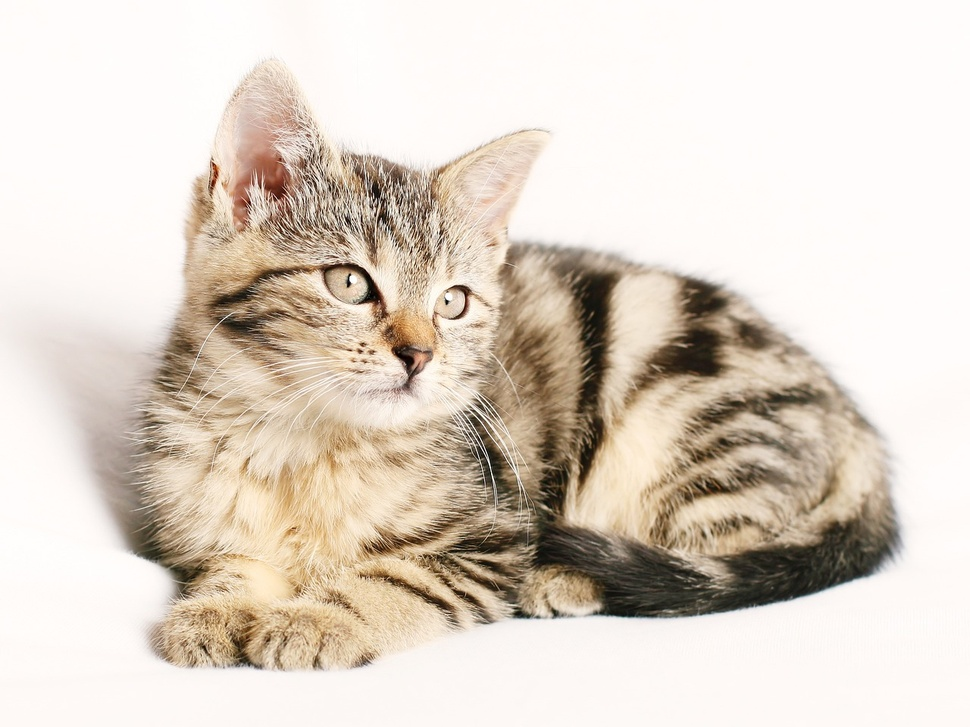
#> input picture Images/cat.jpg, 970 x 727 px, shrunk from 1280 x 960 before the run, found by its file name
$ jupyter execute thresh.ipynb
#> lines starting #> are read from the running program, lines starting #| are printed output that depends on the picture; after the words box and inside, x2 and y2 are one past the last pixel; in counts of white or black regions, pixels touching at a corner belong together
[cell 1]
import cv2 as cv

[cell 2]
img = cv.imread('Images/cat.jpg')
#> img is the input picture: shape (727, 970, 3); mean B, G, R 198.9, 210.7, 221.5

[cell 3]
cv.imshow('Cat', img)

Convert to grayscale

[cell 4]
gray = cv.cvtColor(img, cv.COLOR_BGR2GRAY)
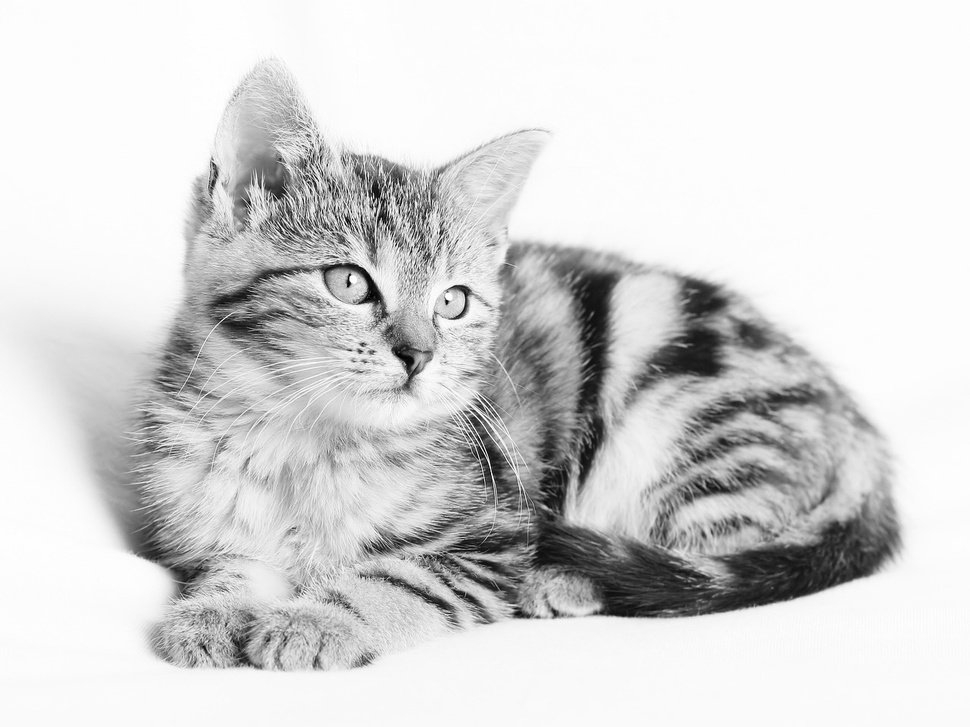
#> gray: shape (727, 970); min 1, max 255, mean 212.6
cv.imshow('Gray', gray)

Simple Thresholding

[cell 5]
threshold, thresh = cv.threshold(gray, 150, 255, cv.THRESH_BINARY) # 150 is the threshold
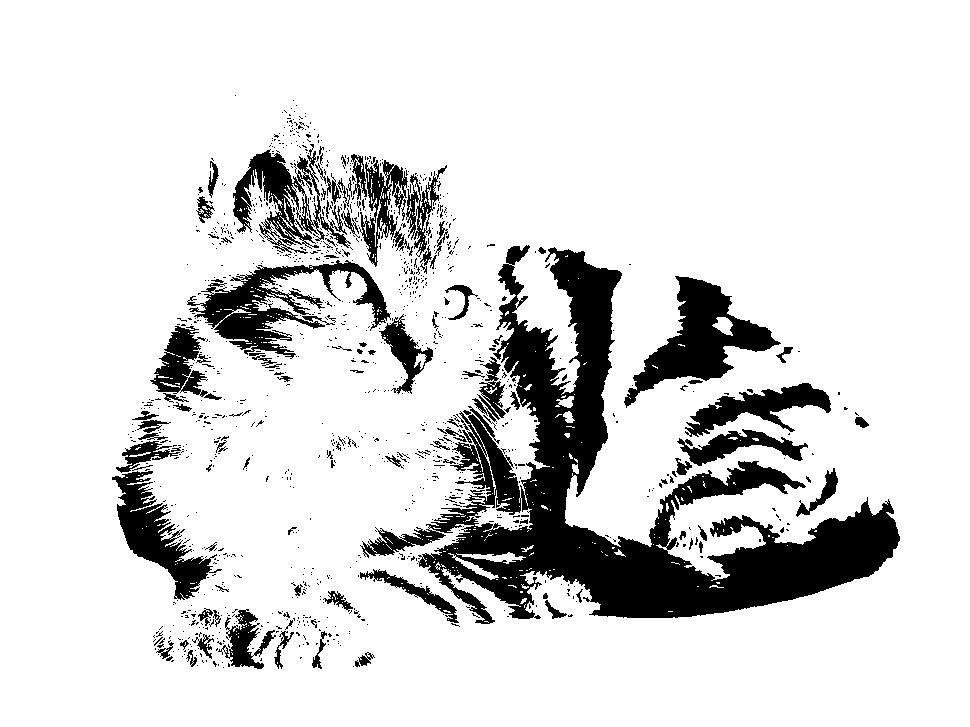
#> thresh: shape (727, 970); 85.5% white; 1163 black regions (1056 under 20 px), largest, box (x1, y1, x2, y2) and area: (360, 245, 900, 624) 53962, (624, 276, 781, 408) 7090, (187, 260, 391, 359) 6396
cv.imshow('Simple Thresholded', thresh)

[cell 6]
threshold, thresh_inv = cv.threshold(gray, 150, 255, cv.THRESH_BINARY_INV) # 150 is the threshold
cv.imshow('Simple Thresholded Inverse', thresh_inv)

Adaptive Thresholding

[cell 7]
adaptive_thresh = cv.adaptiveThreshold(gray, 255, cv.ADAPTIVE_THRESH_MEAN_C, cv.THRESH_BINARY, 11, 3)# 255 = max value, 11 = block size, 3 = C value, You can play with these two last parameters
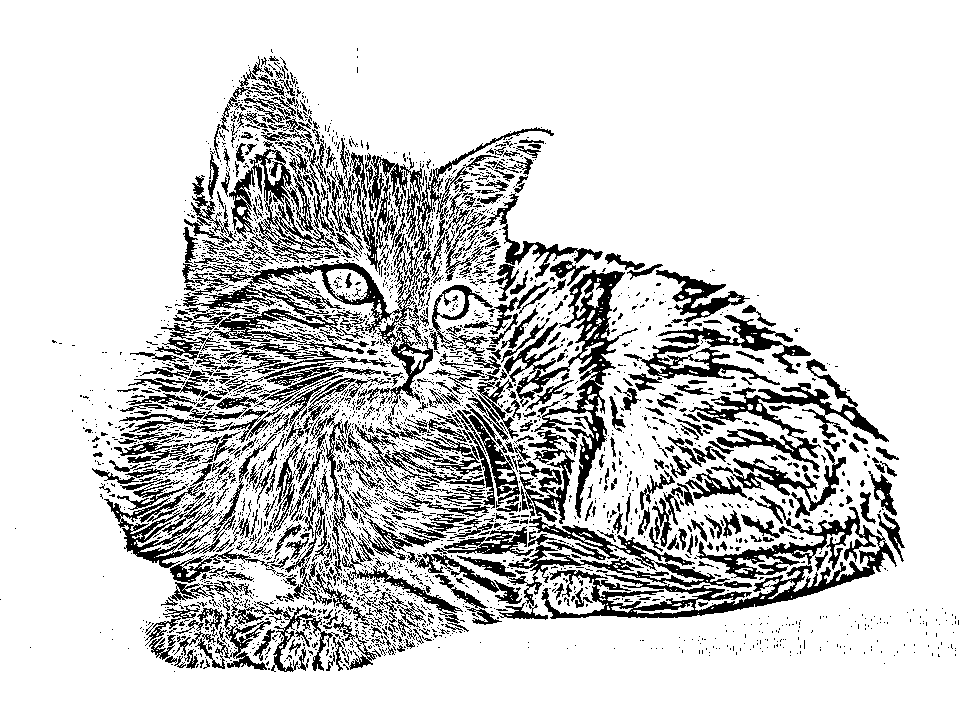
#> adaptive_thresh: shape (727, 970); 82.3% white; 3223 black regions (2666 under 20 px), largest, box (x1, y1, x2, y2) and area: (183, 127, 554, 415) 9283, (541, 495, 897, 619) 8724, (504, 270, 638, 518) 6091
cv.imshow('Adaptive Thresholding', adaptive_thresh)

[cell 8]
adaptive_thresh_inv = cv.adaptiveThreshold(gray, 255, cv.ADAPTIVE_THRESH_MEAN_C, cv.THRESH_BINARY_INV, 11, 3)# 255 = max value, 11 = block size, 3 = C value, You can play with these two last parameters
cv.imshow('Adaptive Thresholding Inverse', adaptive_thresh_inv)

$ run again, with Images/Group.jpg copied over Images/cat.jpg
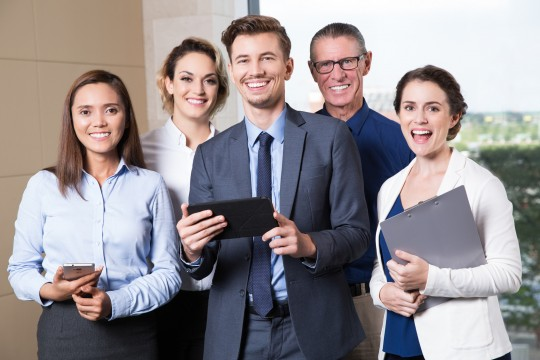
#> input picture Images/Group.jpg, 540 x 360 px, found by its file name
#> img is the input picture: shape (360, 540, 3); mean B, G, R 145, 141.8, 148.5
#> `threshold, thresh = cv.threshold(gray, 150, 255, cv.THRESH_BINARY)`:
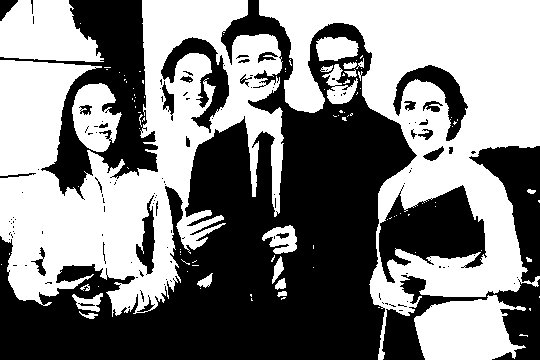
#> thresh: shape (360, 540); 51% white; 126 black regions (94 under 20 px), largest, box (x1, y1, x2, y2) and area: (0, 0, 417, 360) 62690, (0, 0, 158, 200) 10769, (379, 185, 487, 283) 5931
#> `adaptive_thresh = cv.adaptiveThreshold(gray, 255, cv.ADAPTIVE_THRESH_M..`:
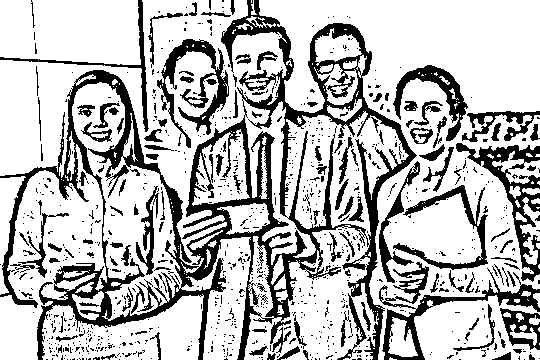
#> adaptive_thresh: shape (360, 540); 73.4% white; 909 black regions (778 under 20 px), largest, box (x1, y1, x2, y2) and area: (0, 0, 417, 360) 26325, (379, 262, 540, 360) 2629, (456, 143, 540, 282) 2598

$ run again, with Images/Group2.jpg copied over Images/cat.jpg
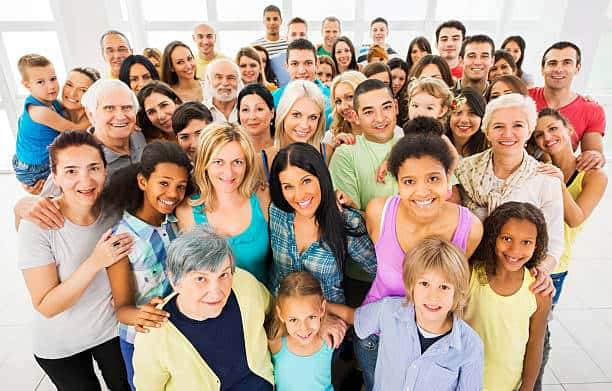
#> input picture Images/Group2.jpg, 612 x 391 px, found by its file name
#> img is the input picture: shape (391, 612, 3); mean B, G, R 146.8, 162, 182.3
#> `threshold, thresh = cv.threshold(gray, 150, 255, cv.THRESH_BINARY)`:
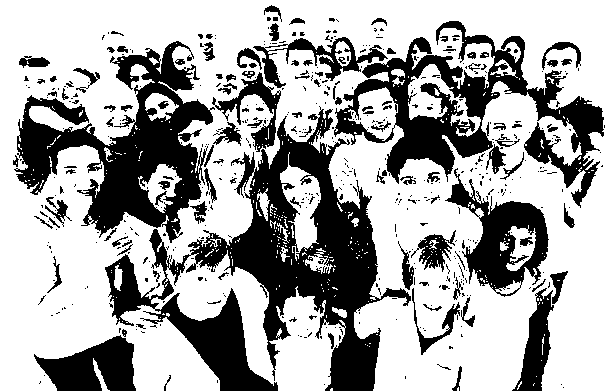
#> thresh: shape (391, 612); 66.3% white; 533 black regions (416 under 20 px), largest, box (x1, y1, x2, y2) and area: (105, 106, 411, 391) 26948, (14, 41, 215, 243) 15630, (334, 21, 604, 208) 14491
#> `adaptive_thresh = cv.adaptiveThreshold(gray, 255, cv.ADAPTIVE_THRESH_M..`:
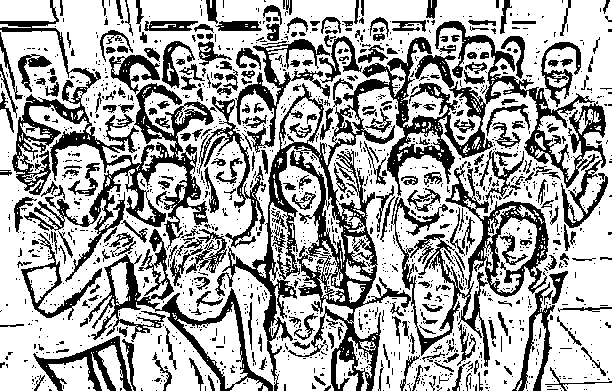
#> adaptive_thresh: shape (391, 612); 66.8% white; 1513 black regions (1221 under 20 px), largest, box (x1, y1, x2, y2) and area: (215, 21, 608, 391) 21468, (0, 0, 217, 282) 10651, (391, 161, 549, 367) 6075
